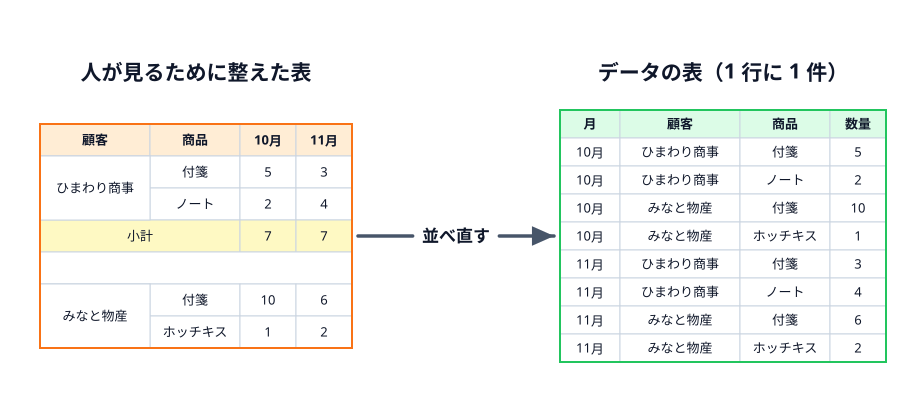

The script that saved this image:
"""6-1: 人が見るために整えた表を、1 行に 1 件のデータの表に並べ直す（SOURCE-PATH-GOAL）。"""
import sys
sys.path.insert(0, "/Users/seekseep/.claude/skills/genfig")
sys.path.insert(0, "../../../../tools")
from genfig import Canvas
from figtable import table

c = Canvas(920, 400)
x0, h0 = 40, 32
c.text(x0 + 156, 80, "人が見るために整えた表", scale="heading")
left = table(c, x0, 124, [
    ["顧客", "商品", "10月", "11月"],
    ["", "付箋", "5", "3"],
    ["", "ノート", "2", "4"],
    [("小計", 2), "7", "7"],
    [("", 4)],
    ["", "付箋", "10", "6"],
    ["", "ホッチキス", "1", "2"],
], [110, 90, 56, 56], color="orange", h=h0,
    fills={(3, 0): "yellow", (3, 2): "yellow", (3, 3): "yellow"},
    vmerges=[(1, 0, 2, "ひまわり商事"), (5, 0, 2, "みなと物産")])

x1 = 560
c.text(x1 + 163, 80, "データの表（1 行に 1 件）", scale="heading")
right = table(c, x1, 110, [
    ["月", "顧客", "商品", "数量"],
    ["10月", "ひまわり商事", "付箋", "5"],
    ["10月", "ひまわり商事", "ノート", "2"],
    ["10月", "みなと物産", "付箋", "10"],
    ["10月", "みなと物産", "ホッチキス", "1"],
    ["11月", "ひまわり商事", "付箋", "3"],
    ["11月", "ひまわり商事", "ノート", "4"],
    ["11月", "みなと物産", "付箋", "6"],
    ["11月", "みなと物産", "ホッチキス", "2"],
], [60, 120, 90, 56], color="green", h=28)
c.link(left, right, label="並べ直す")
c.save("00-thumbnail.svg")
